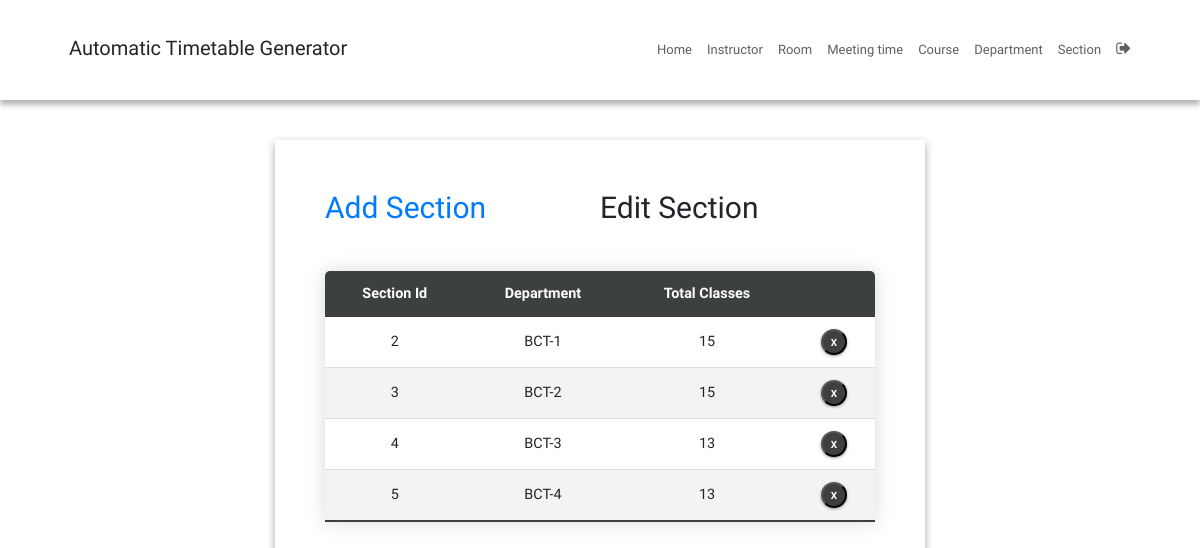
/sectionEdit/ (signed in), run on an earlier commit of the app's database.
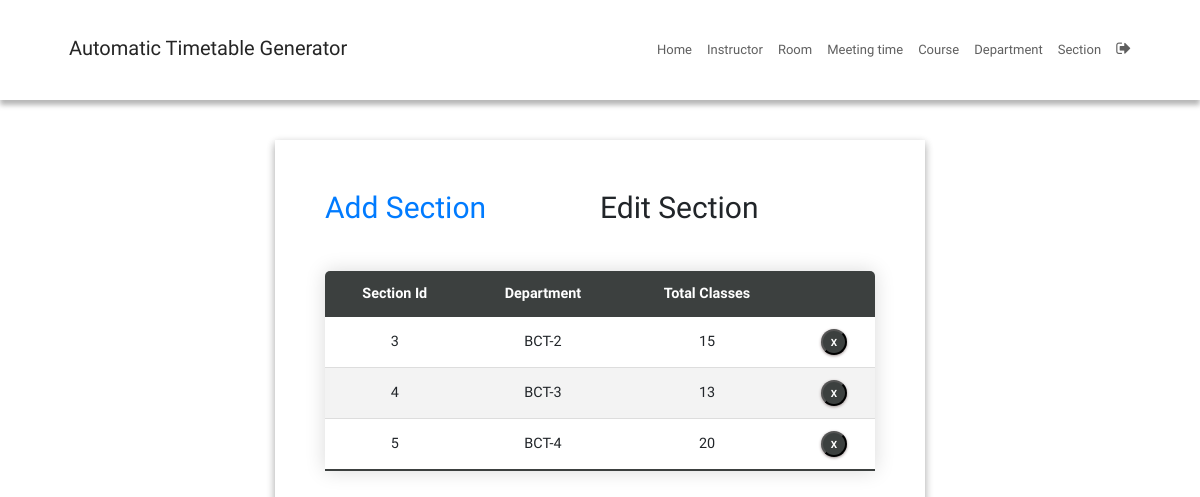
And on a later commit of the database.
### SchedulerApp/models.py (models this page shows, shortened)
class Section(models.Model):
    section_id = models.CharField(max_length=25, primary_key=True)
    department = models.ForeignKey(Department, on_delete=models.CASCADE)
    num_class_in_week = models.IntegerField(default=0)
    course = models.ForeignKey(Course, on_delete=models.CASCADE, blank=True, null=True)
    meeting_time = models.ForeignKey(MeetingTime, on_delete=models.CASCADE, blank=True, null=True)
    room = models.ForeignKey(Room, on_delete=models.CASCADE, blank=True, null=True)
    instructor = models.ForeignKey(Instructor, on_delete=models.CASCADE, blank=True, null=True)

class Department(models.Model):
    dept_name = models.CharField(max_length=50)
    courses = models.ManyToManyField(Course)
    def __str__(self):
        return self.dept_name

### SchedulerApp/views.py (the view)
# urls.py: path('sectionEdit/', sectionEdit, name='sectionEdit'),
@login_required
def sectionEdit(request):
    context = {'sections': Section.objects.all()}
    return render(request, 'sectionEdit.html', context)

### SchedulerApp/templatetags/index.py (called while the page is built)
@register.tag
def active(parser, token):
    args = token.split_contents()
    template_tag = args[0]
    if len(args) < 2:
        raise (template.TemplateSyntaxError, f'{template_tag} tag requires at least one argument')
    return NavSelectedNode(args[1:])

    def render(self, context):
        path = context['request'].path
        for p in self.patterns:
            pValue = template.Variable(p).resolve(context)
            if path == pValue:
                return 'active'
        return ''

### templates/sectionEdit.html (shortened to what this page needs)
{% extends 'base.html' %}
{% block content %}
{% load static %}
<fieldset class="fieldset">
  <div class="tablink">
    <a href="{% url 'sectionAdd'%}">
      <h1 onclick="openPage('new')" id="defaultOpen">Add Section</h1>
    </a>
    <h1 onclick="openPage('edit')" id="link_to_edit">Edit Section</h1>
  </div>
  <div class="tabcontent" id="edit">
    <table class="editTable">
      <thead>
        <tr class="table-headers">
          <th>Section Id</th>
          <th>Department</th>
          <th>Total Classes</th>
          <th class="empty"></th>
        </tr>
      </thead>
      <tbody>
        {% for sec in sections %}
        <tr>
          <td>{{sec.section_id}}</td>
          <td>{{sec.department}}</td>
          <td>{{sec.num_class_in_week }}</td>
          <td class="empty">
            <form action="{% url 'deletesection' sec.section_id %}" method="post">
              <input type="submit" value="X" class="cross">
            </form>
          </td>
        </tr>
        {% endfor %}
      </tbody>
    </table>
  </div>
</fieldset>
{% endblock %}

### templates/base.html (shortened to what this page needs)
{% load static %}
{% load index %}
{% url 'home' as home %}
{% url 'instructorAdd' as instructorAdd %}
{% url 'roomAdd' as roomAdd %}
{% url 'meetingTimeAdd' as meetingTimeAdd %}
{% url 'courseAdd' as courseAdd %}
{% url 'departmentAdd' as departmentAdd %}
{% url 'sectionAdd' as sectionAdd %}
<!DOCTYPE html>
<html lang="en">
  <head>
    <link
      rel="stylesheet"
      href="https://stackpath.bootstrapcdn.com/bootstrap/4.3.1/css/bootstrap.min.css"
    />
    <link
      rel="stylesheet"
      href="https://cdnjs.cloudflare.com/ajax/libs/font-awesome/4.7.0/css/font-awesome.min.css"
    />
    <link
      rel="stylesheet"
      type="text/css"
      href="{% static 'CSS/style.css' %}"
    />
  </head>
  <body>
    <div class="main">
      <nav class="navbar">
        <div class="navbar-container">
          <div class="logo">
            <h2><a href="{{ home }}">Automatic Timetable Generator</a></h2>
          </div>
          <ul class="menu-items">
            <li class="{% active request home %}">
              <a href="{{ home }}">Home</a>
            </li>
            <li class="{% active request instructorAdd %}">
              <a href="{{ instructorAdd }}">Instructor</a>
            </li>
            <li class="{% active request roomAdd %}">
              <a href="{{ roomAdd }}">Room</a>
            </li>
            <li class="{% active request meetingTimeAdd %}">
              <a href="{{ meetingTimeAdd }}">Meeting time</a>
            </li>
            <li class="{% active request courseAdd %}">
              <a href="{{ courseAdd }}">Course</a>
            </li>
            <li class="{% active request departmentAdd %}">
              <a href="{{ departmentAdd }}">Department</a>
            </li>
            <li class="{% active request sectionAdd %}">
              <a href="{{ sectionAdd }}">Section</a>
            </li>
            {% if user.is_authenticated %}
            <li>
              <a href="{% url 'logout' %}"
                ><i style="font-size: 1.6rem" class="fa">&#xf08b;</i></a
              >
            </li>
            {% endif %}
          </ul>
        </div>
      </nav>
      <div class="container-fluid">
        <div class="row">
          <div
            class="col-md-12 col-xxl-12 col-xl-12 col-sm-12 ml-auto col-lg-12 formpart"
          >
            {% block content %} {% endblock %}
          </div>
        </div>
      </div>
    </div>
  </body>
</html>

### static/CSS/style.css (style rules this page uses)
:root { --green4: #343837; --green5: #303333; --green6: #454a49; --green7: #3c403f; --white: #fff; --grey: #aaa; --dark-grey: #444; --light-grey: #a29999; --lighter-grey: #dddddd; --lightest-grey: #f3f3f3; --box-shadow: #9e9292; }
html { font-size: 100%; box-sizing: border-box; scroll-behavior: smooth; }
html, body { margin: 0; padding: 0; width: 100vw; min-height: 100%; text-rendering: optimizeLegibility; font-family: "Quicksand", sans-serif; font-size: 62.5%; }
body { position: relative; }
a { text-decoration: none; }
.logo h2 { color: var(--green3); }
.logo h2 a { text-decoration: none; color: inherit; }
.navbar { box-shadow: 0px 5px 5px 0px var(--grey); position: relative; width: 100%; background: var(--white); color: #000; opacity: 0.85; height: 10rem; z-index: 12; }
.navbar-container { max-width: 1200px; width: 90%; margin: auto; display: flex; justify-content: space-between; height: auto; align-items: center; }
.menu-items { order: 2; display: flex; margin-bottom: 0px; }
.menu-items li { list-style: none; margin-left: 1.5rem; font-size: 1.2rem; position: relative; }
.menu-items a { text-decoration: none; color: var(--dark-grey); position: relative; font-size: 1.3rem; font-weight: 500; transition: color 0.3s ease-in-out; }
.logo { order: 1; font-size: 3rem; }
.container-fluid { position: relative; top: 4rem; padding-bottom: 4rem; }
.menu-items li::before { content: ''; position: absolute; left: 0; bottom: -3px; width: 100%; height: 3px; background: #ff3f3f; transform-origin: center; transform: scaleX(0); }
fieldset { padding: 50px; border-radius: 0 0 8px 8px; background: transparent; box-shadow: rgba(0, 0, 0, 0.145) 0px 4px 8px, rgba(0, 0, 0, 0.24) 0px 3px 8px; border-top: 5px solid var(--green1); }
.fieldset { min-width: 65rem; font-size: 1.6rem; }
.formpart { display: flex; justify-content: center; height: auto; width: 100%; }
.tablink { display: grid; grid-template-columns: 1fr 1fr; }
.tablink h1 { color: var(--green3); padding-bottom: 2rem; cursor: pointer; font-size: 3rem; }
.tabcontent { display: grid; gap: 3rem; }
.editTable, .timetable { border-collapse: collapse; margin-top: 2rem; font-size: 0.9em; min-width: 40rem; border-radius: 5px 5px 0 0; overflow: hidden; box-shadow: 0 0 20px rgba(0, 0, 0, 0.15); text-align: center; }
.editTable thead tr, .timetable thead tr { background-color: var(--green7); color: var(--white); font-weight: bold; }
.editTable th, .editTable td, .timetable th, .timetable td { padding: 1.2rem 1.5rem; }
.editTable tbody tr, .timetable tbody tr { border-bottom: 1px solid var(--lighter-grey); }
.editTable tbody tr:nth-of-type(even), .timetable tbody tr:nth-of-type(even) { background-color: var(--lightest-grey); }
.editTable tbody tr:last-of-type, .timetable tbody tr:last-of-type { border-bottom: 2px solid var(--green7); }
.empty form { display: flex; justify-content: center; }
.cross { border-radius: 50%; font-size: 1rem; font-weight: bold; box-shadow: 0px 1px 3px 0px var(--box-shadow); padding: 4px; color: var(--white); background-color: var(--green7); cursor: pointer; width: 2.6rem; height: 2.6rem; }

What changed in the data, as far as the page shows it:
removed Section: section_id "2", department "BCT-1", num_class_in_week "15"
changed Section "BCT-4": num_class_in_week "13" → "20"
